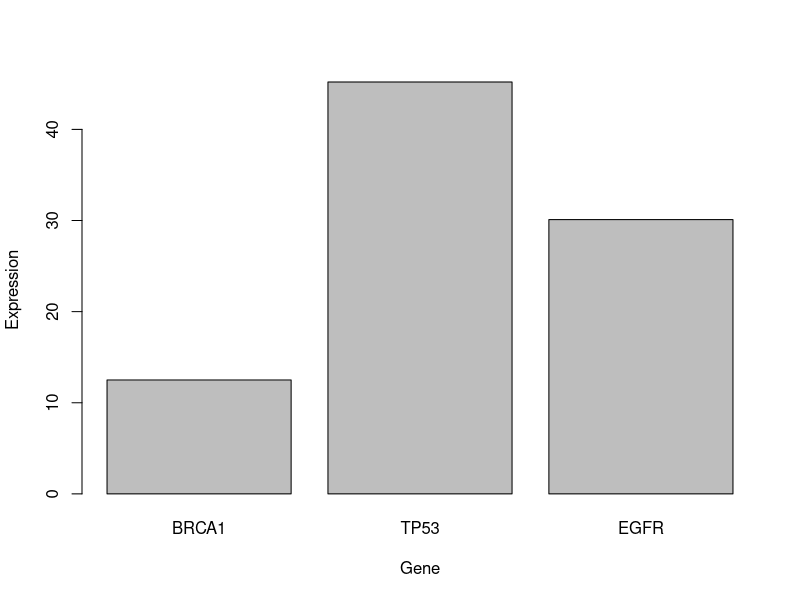

Recreate this plot in R.
genes <- c("BRCA1", "TP53", "EGFR")
expression <- c(12.5, 45.2, 30.1)
condition <- c("Control", "Treatment", "Treatment")

exp_data <- data.frame(genes, expression, condition)

str(exp_data)

png("r_task/expression_plot.png")
barplot(exp_data$expression, names.arg = exp_data$genes, xlab = "Gene", ylab = "Expression")
dev.off()
